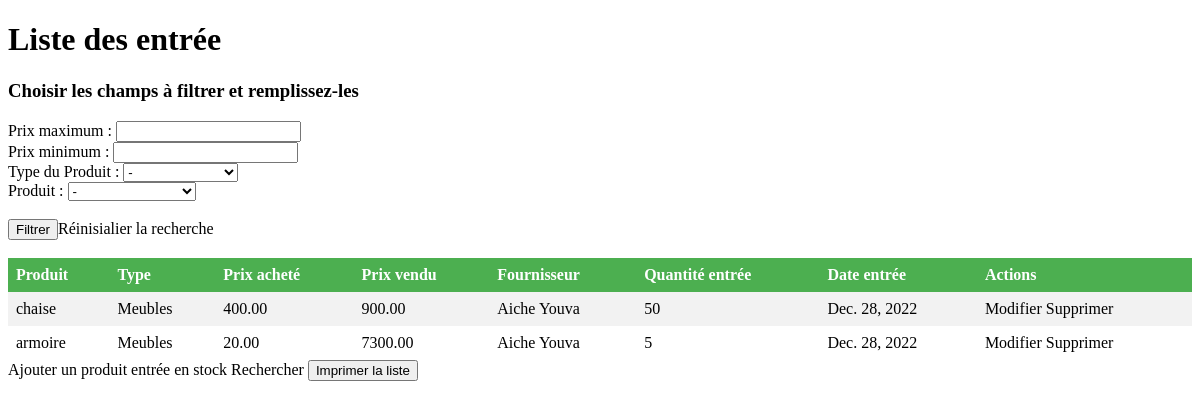
Before: /produitEntreeStock/ with the older database file.
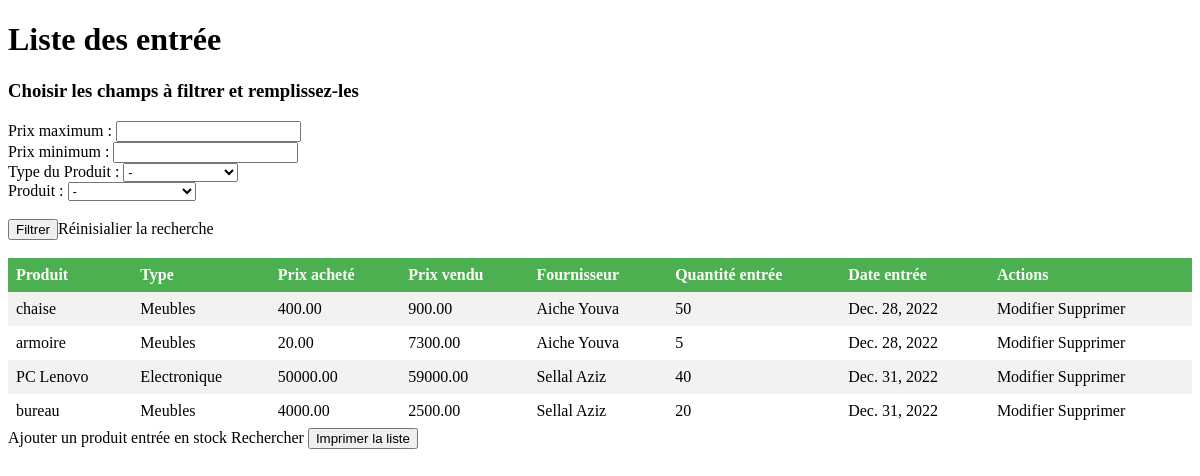
After: the same page with the newer database file.
### app/models.py (models this page shows, shortened)
class ProduitEntreeStock(models.Model):
    entree_stock = models.ForeignKey(EntreeStock, on_delete=models.CASCADE)
    produit = models.ForeignKey(Produit, on_delete=models.CASCADE)
    quantite = models.PositiveIntegerField()
    prix_unite_ht = models.DecimalField(max_digits=10, decimal_places=2)

class Produit(models.Model):
    nom_p = models.CharField(max_length=100)
    prix_HT = models.DecimalField(max_digits=10, decimal_places=2)
    prix_vd = models.DecimalField(max_digits=10, decimal_places=2)
    type_produit = models.ForeignKey(TypeProduit, on_delete=models.CASCADE)
    quantite = models.PositiveIntegerField()

class TypeProduit(models.Model):
    nom_t = models.CharField(max_length=100)

class EntreeStock(models.Model):
    numero_e = models.CharField(max_length=20)
    date_e = models.DateField()
    fournisseur = models.ForeignKey(Fournisseur, on_delete=models.CASCADE)

class Fournisseur(models.Model):
    nom_f = models.CharField(max_length=100)
    prenom_f = models.CharField(max_length=100)
    adresse_f = models.TextField()
    telephone_f = models.CharField(max_length=20)
    solde = models.DecimalField(max_digits=10, decimal_places=2, default=0)

### app/views.py (the view)
# urls.py: path('produitEntreeStock/', views.produitEntreeStock, name='produitEntreeStock'),
def produitEntreeStock(request):
    TypeProduits= TypeProduit.objects.all()
    produitsEntreeStock = ProduitEntreeStock.objects.all()
    Produits = Produit.objects.all()
    min_price = request.GET.get('min_price', '')
    max_price = request.GET.get('max_price', '')
    typeid= request.GET.get('type', '')
    produitid= request.GET.get('produit', '')
    if max_price:
        produitsEntreeStock = produitsEntreeStock.filter(prix_unite_ht__lte = max_price)
    if min_price:
        produitsEntreeStock = produitsEntreeStock.filter(prix_unite_ht__gte = min_price)
    if typeid:
        produitsEntreeStock = produitsEntreeStock.filter(produit__type_produit__id = typeid)
    if produitid:
        produitsEntreeStock = produitsEntreeStock.filter(produit__id = produitid)
    return render(request, 'etat_stock.html', {"ProduitEntreeStock": produitsEntreeStock, "TypeProduits":TypeProduits, "Produits":Produits})

### app/templates/etat_stock.html (shortened to what this page needs)
<!DOCTYPE html>
<html>
    {%load static%}
  <head>
    <link rel="stylesheet" href="{%static 'produit.css'%}">
  </head>
  <body>
    <h1>Liste des entrée </h1>
    <table>
      <thead>
        <tr>
            <th>Produit</th>
            <th>Type</th>
            <th>Prix acheté</th>
            <th>Prix vendu</th>
            <th>Fournisseur</th>
            <th>Quantité entrée</th>
            <th>Date entrée</th>
            <th>Actions</th>
        </tr>
      </thead>
      <tbody>
        <h3>Choisir les champs à filtrer et remplissez-les </h3>
        <form action="" method="get" id="filterForm">
          <label for="max_price"> Prix maximum : </label>
          <input type="text" name="max_price" id="max_price"><br>
          <label for="min_price"> Prix minimum : </label>
          <input type="text" name="min_price" id="min_price"><br>
          <label for="type">Type du Produit :  </label>
          <select name="type" id="type">
            <option value="">-</option>
          </select><br>
          <label for="produit">Produit :  </label>
          <select name="produit" id="produit">
            <option value="">-</option>
          </select><br><br>
          <input type="submit" value="Filtrer">
          <a href="{% url 'produitEntreeStock' %}">Réinisialier la recherche</a>
        </form>
        <br>
        <br>
        {% for produitEntreeStock in ProduitEntreeStock %}
        <tr>
            <td>{{ produitEntreeStock.produit.nom_p}}</td>
            <td>{{ produitEntreeStock.produit.type_produit.nom_t}}</td>
            <td>{{ produitEntreeStock.prix_unite_ht}}</td>
            <td>{{ produitEntreeStock.produit.prix_vd}}</td>
            <td>{{ produitEntreeStock.entree_stock.fournisseur.nom_f}} {{ produitEntreeStock.entree_stock.fournisseur.prenom_f}}</td>
            <td>{{ produitEntreeStock.quantite }}</td>
            <td>{{ produitEntreeStock.entree_stock.date_e }}</td>
          <td>
            <a href="{%url 'modifier_produitEntreeStock' produitEntreeStock.id%}">Modifier</a>
            <a href="{%url 'supprimer_produitEntreeStock' produitEntreeStock.id%}">Supprimer</a>
          </td>
        </tr>
        {% endfor %}
      </tbody>
    </table>
    <a href="{%url 'ajouter_entreeStock' %}">Ajouter un produit entrée en stock</a>
    <a href="{%url 'rechercher_produitEntreeStock'%}">Rechercher</a>
    <button onclick="window.print()">Imprimer la liste</button>
  </body>
</html>

### app/static/produit.css (style rules this page uses)
table { border-collapse: collapse; width: 100%; }
th, td { text-align: left; padding: 8px; }
tr:nth-child(even) { background-color: #f2f2f2 }
th { background-color: #4CAF50; color: white; }
a { text-decoration: none; color: black; }

Changed rows visible on the page:
added ProduitEntreeStock: produit.nom_p "PC Lenovo", produit.type_produit.nom_t "Electronique", prix_unite_ht "50000.00", produit.prix_vd "59000.00", entree_stock.fournisseur.nom_f "Sellal", entree_stock.fournisseur.prenom_f "Aziz", quantite "40", entree_stock.date_e "Dec. 31, 2022"
added ProduitEntreeStock: produit.nom_p "bureau", produit.type_produit.nom_t "Meubles", prix_unite_ht "4000.00", produit.prix_vd "2500.00", entree_stock.fournisseur.nom_f "Sellal", entree_stock.fournisseur.prenom_f "Aziz", quantite "20", entree_stock.date_e "Dec. 31, 2022"
